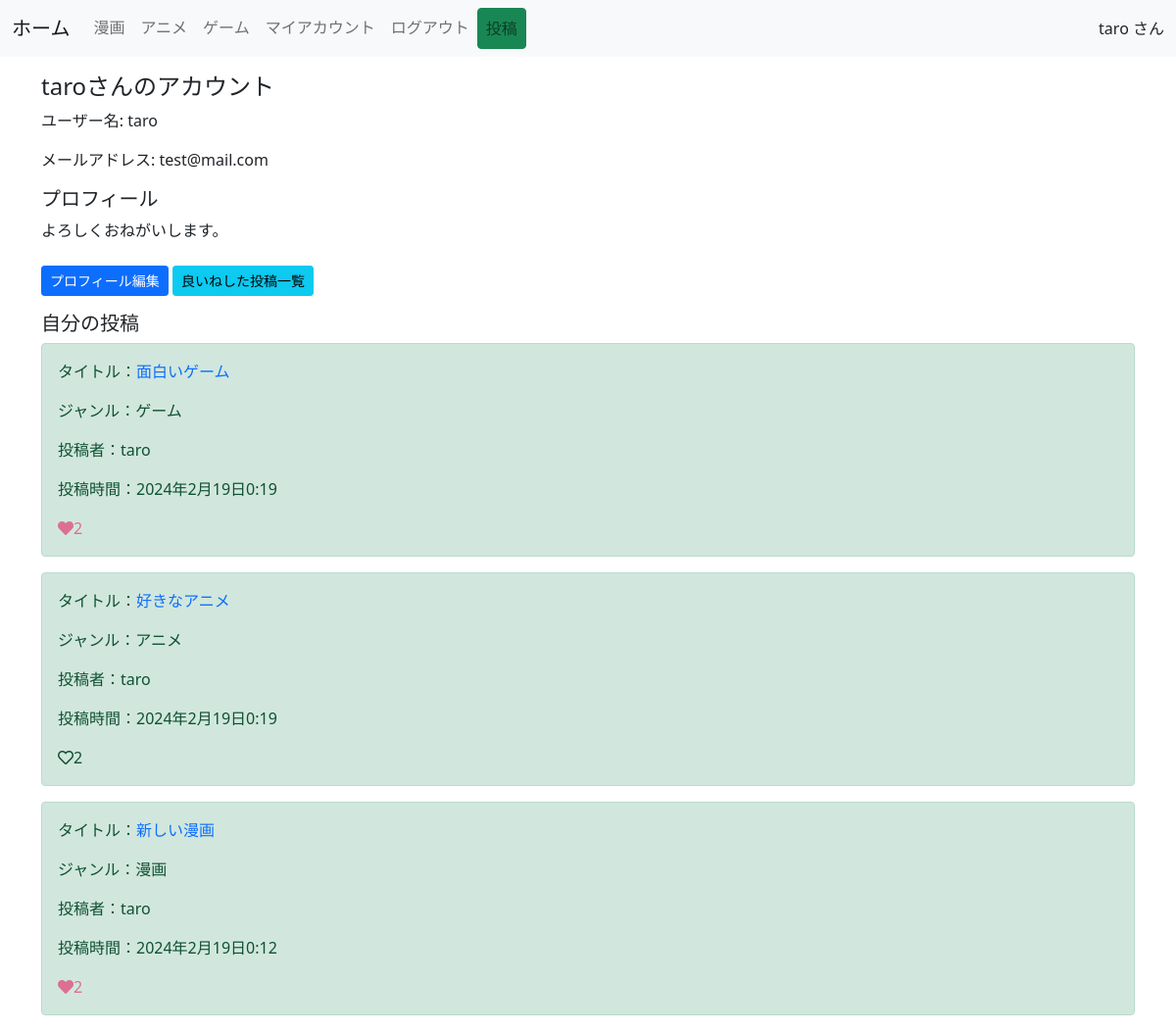
The app's page /account/ (signed in), older data.
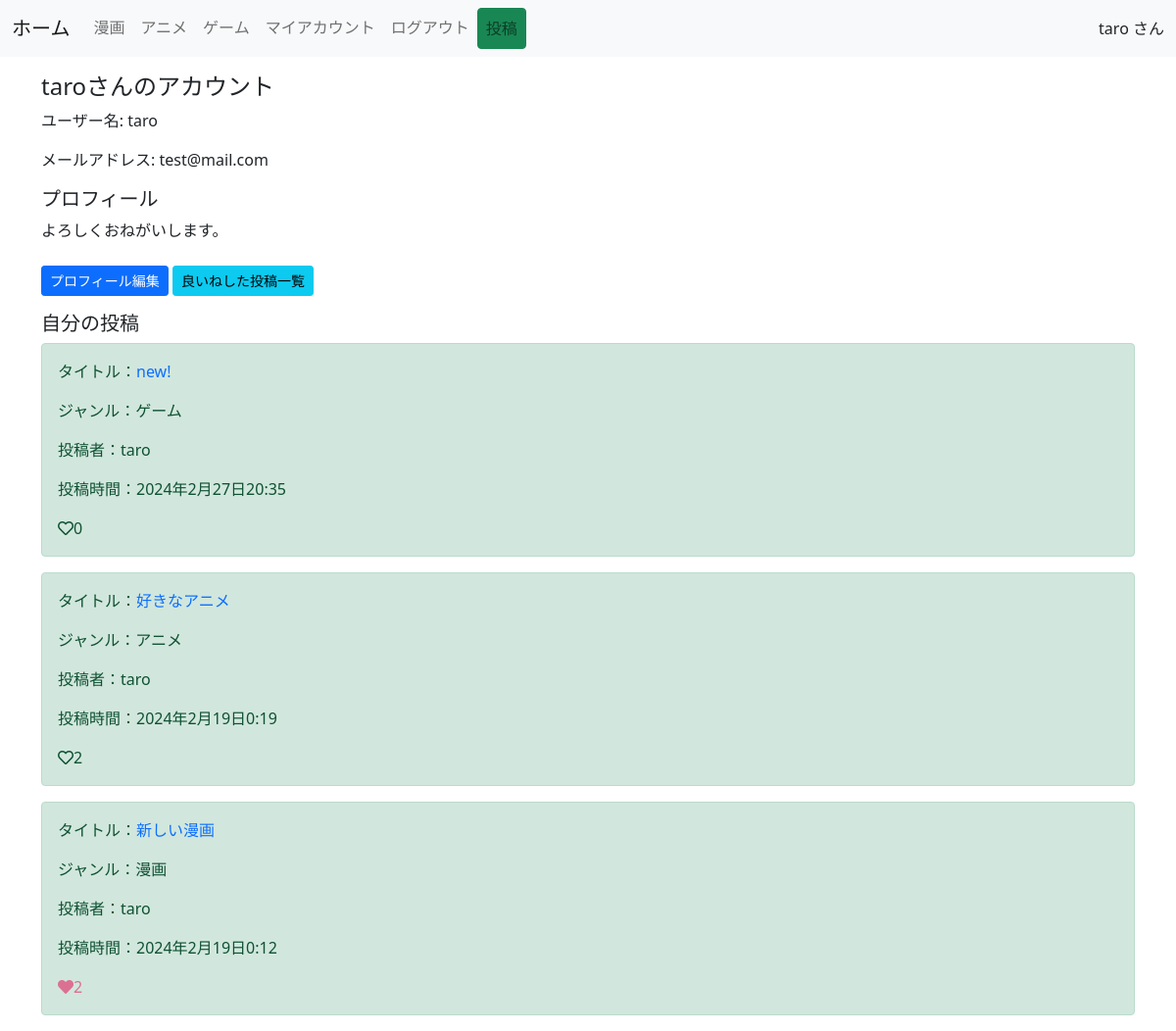
The same page, newer data.
### app/models.py (models this page shows, shortened)
class Post(models.Model):
    GENRE_CHOICES = (
        ('漫画', '漫画'),
        ('アニメ', 'アニメ'),
        ('ゲーム', 'ゲーム'),
    )
    title = models.CharField(max_length=100)
    content = models.TextField()
    user = models.ForeignKey(settings.AUTH_USER_MODEL, on_delete=models.CASCADE)
    created_at = models.DateTimeField(auto_now_add=True)
    like = models.ManyToManyField(settings.AUTH_USER_MODEL, related_name='related_post', blank=True)
    genre = models.CharField(max_length=10, choices=GENRE_CHOICES)
    class Meta:
       ordering = ["-created_at"]

class Users(AbstractBaseUser, PermissionsMixin):
    username = models.CharField(max_length=150)
    email = models.EmailField(max_length=255, unique=True)
    is_active = models.BooleanField(default=True)
    is_staff = models.BooleanField(default=False)
    USERNAME_FIELD = 'email'
    REQUIRED_FIELDS = ['username']
    objects = UserManager()

### app/views.py (the view)
# urls.py: path('account/', AccountView.as_view(), name='account'),
class AccountView(LoginRequiredMixin, TemplateView):
    template_name = 'account.html'
    def get_context_data(self, **kwargs):
        context = super().get_context_data(**kwargs)
        context['user_posts'] = Post.objects.filter(user=self.request.user)
        context['user_profile'], created = UserProfile.objects.get_or_create(user=self.request.user)
        return context

### templates/account.html
{% extends 'base.html' %}
{% load static %}
{% block content %}
  <div class="container mt-3">
    <h4>{{ request.user.username }}さんのアカウント</h4>
    <p>ユーザー名: {{ request.user.username }}</p>
    <p>メールアドレス: {{ request.user.email }}</p>
    {% if user_profile %}
      <h5>プロフィール</h5>
      <p>{{ user_profile.bio }}</p>
    {% else %}
      <p>プロフィール情報がありません。</p>
    {% endif %}
    <a href="{% url 'app:edit-profile' %}" class="btn btn-sm btn-primary mt-2">プロフィール編集</a>
    <a href="{% url 'app:liked-posts' %}" class="btn btn-sm btn-info mt-2">良いねした投稿一覧</a>
    <h5 class="mt-3">自分の投稿</h5>
    {% for post in user_posts %}
      <div class="alert alert-success" role="alert">
        <p>タイトル：<a href="{% url 'app:detail' post.pk %}" class="post-title-link" style="text-decoration: none;">{{ post.title }}</a></p>
        <p>ジャンル：{{ post.genre }}</p>
        <p>投稿者：{{ post.user.username }}</p>
        <p>投稿時間：{{ post.created_at }}</p>
        <div class="like-btn-container">
          {% if post.pk %}
            {% if request.user in post.like.all %}
            <span href="{% url 'app:like-detail' post.pk %}" class="like-btn add-color" tabindex="-1" aria-disabled="true"><i class="fas fa-heart"></i></a>{{ post.like.count }}
            {% else %}
            <span href="{% url 'app:like-detail' post.pk %}" class="like-btn" tabindex="-1" aria-disabled="true"><i class="far fa-heart"></i></a>{{ post.like.count }}
            {% endif %}
          {% endif %}
        </div>
      </div>
    {% endfor %}
  <link rel="stylesheet" type="text/css" href="{% static 'style.css' %}">
  </div>
  {% endblock content %}

Row changes from the older to the newer data that the page shows:
removed Post: title "面白いゲーム", genre "ゲーム", user.username "taro", created_at "2024年2月19日0:19", like.count "2"
added Post: title "new!", genre "ゲーム", user.username "taro", created_at "2024年2月27日20:35", like.count "0"
